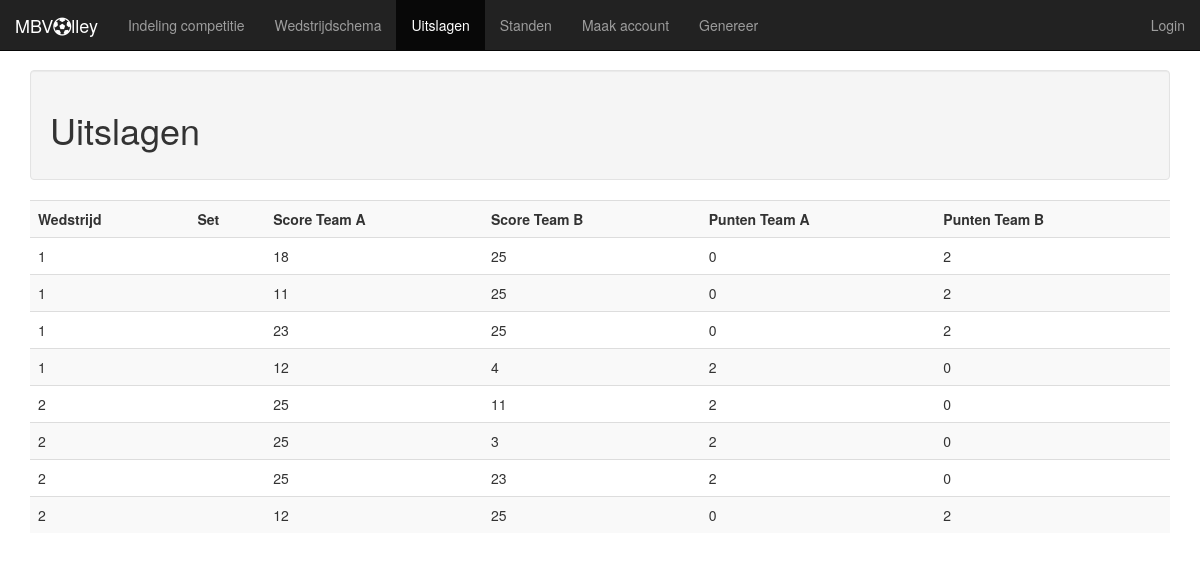
/uitslagen.php, run on the app's committed database.
### tables this page shows
CREATE TABLE `uitslag_set` (
  `wedstrijd` int(11) NOT NULL,
  `set` int(11) NOT NULL,
  `score_a` int(11) DEFAULT '0',
  `score_b` int(11) DEFAULT '0',
  `punten_a` int(11) DEFAULT '0',
  `punten_b` int(11) DEFAULT '0'
);

### uitslagen.php (the view, shortened to what this page needs)
<?php
$mysqli =  get_mysqli();
$result = mysqli_query($mysqli, "SELECT * FROM uitslag_set");
?>
<!DOCTYPE html>
<html lang="en">
	<head>
	</head>
	<body>
		<?php include 'header.php' ?>
		<main class="container">
			<div class="well"><h1>Uitslagen</h1></div>
			<?php
				echo "<table class='table table-striped'>
				<tr>
				<th>Wedstrijd</th>
				<th>Set</th>
				<th>Score Team A</th>
				<th>Score Team B</th>
				<th>Punten Team A</th>
				<th>Punten Team B</th>";
					 while($row = mysqli_fetch_array($result))
					{
						echo "<tr>";
						echo "<td>" . $row['wedstrijd'] . "</td>";
						echo "<td>" . $row['W_set'] . "</td>";
						echo "<td>" . $row['score_a'] . "</td>";
						echo "<td>" . $row['score_b'] . "</td>";
						echo "<td>" . $row['punten_a'] . "</td>";
						echo "<td>" . $row['punten_b'] . "</td>";
					   echo "</tr>";
					}
					echo "</table>";
					?>
		</main>
	</body>
</html>

### data on the page
uitslag_set: wedstrijd "1", score_a "18", score_b "25", punten_a "0", punten_b "2"
uitslag_set: wedstrijd "1", score_a "11", score_b "25", punten_a "0", punten_b "2"
uitslag_set: wedstrijd "1", score_a "23", score_b "25", punten_a "0", punten_b "2"
uitslag_set: wedstrijd "1", score_a "12", score_b "4", punten_a "2", punten_b "0"
uitslag_set: wedstrijd "2", score_a "25", score_b "11", punten_a "2", punten_b "0"
uitslag_set: wedstrijd "2", score_a "25", score_b "3", punten_a "2", punten_b "0"
uitslag_set: wedstrijd "2", score_a "25", score_b "23", punten_a "2", punten_b "0"
uitslag_set: wedstrijd "2", score_a "12", score_b "25", punten_a "0", punten_b "2"

### other printed values
$menu_item['Name'] "Indeling competitie"
$menu_item['Name'] "Wedstrijdschema"
$menu_item['Name'] "Uitslagen"
$menu_item['Name'] "Standen"
$menu_item['Name'] "Maak account"
$menu_item['Name'] "Genereer"
